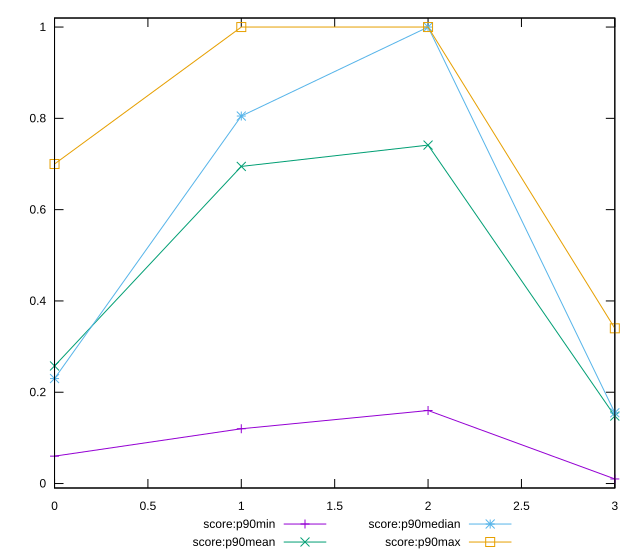

Write the gnuplot code that produced this figure.
reset

$scoreP90Min <<EOF
0 0.06
1 0.12
2 0.16
3 0.01
EOF

$scoreP90Mean <<EOF
0 0.2575531914893616
1 0.6946808510638297
2 0.7413829787234041
3 0.14787234042553188
EOF

$scoreP90Median <<EOF
0 0.23
1 0.805
2 1
3 0.155
EOF

$scoreP90Max <<EOF
0 0.7
1 1
2 1
3 0.34
EOF

set key outside below
set xrange [0:3]
set yrange [-0.009800000000000001:1.0198]
set trange [-0.009800000000000001:1.0198]
set terminal svg size 640, 560 enhanced background rgb 'white'
set output "reports/report_00028_2021-02-24T12-49-42.674Z/total-blocking-time/progression/score.svg"

plot $scoreP90Min title "score:p90min" with linespoints, \
     $scoreP90Mean title "score:p90mean" with linespoints, \
     $scoreP90Median title "score:p90median" with linespoints, \
     $scoreP90Max title "score:p90max" with linespoints

reset
